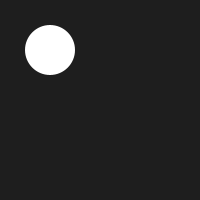
Frame 1 (no input)
Frame 60 (the mouse pressed at the canvas centre just before this capture): identical to frame 1, image omitted
Frame 120 (the mouse held since frame 60 and released just before this capture): identical to frame 1, image omitted

The Processing sketch that drew this single still picture (run headless with seeded random() and noise(); from frame 60 on, the mouse is pressed at the canvas centre):

// Processing sketch: sb_1
// ── sb_1.pde
void setup() {
  size(200, 200);
  background(30);
}

void draw() {
  background(30);
  noStroke();
  ellipse(50, 50, 50, 50);
}
